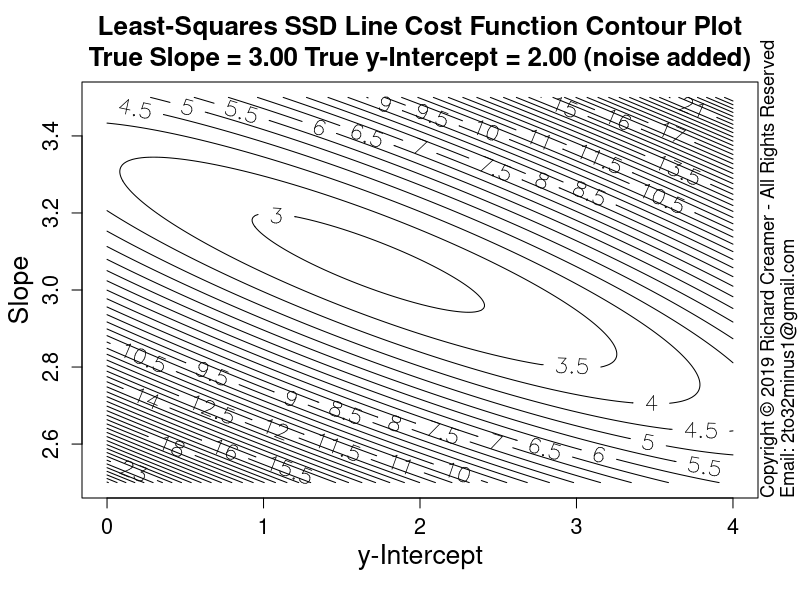

Recreate this plot in R.
##############################################################
### Copyright (c) Richard Creamer 2019 - All Rights Reserved
### Inquiries: email 2to32minus1@gmail.com
##############################################################

### Globals
fontScale = 1.2    # Global font size variable
lf        = 1.2    # Enlarge font of plot labels
verbose   = FALSE  # Verbose printing
lw        = 2      # Line width
xMargin   = 1      # X-axis margin for plots
yMargin   = 1      # Y-axis margin for plots
de        = 0.01   # Small constant for estimating derivatives numerically
smlPts    = 1      # Small  data point/circle
medPts    = 1.5    # Medium data point/circle
lrgPts    = 2.0    # Large  data point/circle

### Run this function to generate this plot
runFunc = function() {
	dw = 1000
	dh = 750	
	path = "D:/Code/R/LeastSquaresPlay/PlotsAndAssocCode/Plot72/"
	savePngVerbose( paste(path, "Plot72.png", sep=""), 
					plotLineFitErrorContours, w=dw, h=dw, un="px", plotLineFit=FALSE, plotCrossHairs=FALSE )
}

### Least-squares line fit cost function contour plot
plotLineFitErrorContours = function( plotCrossHairs=TRUE, plotLineFit=TRUE, plotErrorContour=TRUE, takeSquareRoot=FALSE, nLevels=50 ) {
	# Create fake data
	set.seed( 3 )
	trueB = 2
	trueM = 3
	coeff = c( trueB, trueM )
	x = seq( 0, 10, length=100 )
	y = evalPoly( x, coeff ) + rnorm( length(x), sd=2 )
	# Fit line so we know where center of bowl is located (best y-intercept & slope)
	lmFit = lm( y ~ x )
	fitB = lmFit$coefficients[1]
	fitM = lmFit$coefficients[2]
	# Draw line fit plot
	if ( plotLineFit ) {
		plot( x, y, main=sprintf( "Fit Line Using lm()\nTrue Slope = %.2f True y-Intercept = %.2f", trueM, trueB ),
			  xlab="", ylab="", cex=lrgPts, lwd=lw+1, cex.main=1.3*fontScale )
		abline( fitB, fitM, lwd=lw, col="blue" )
		
		e = compPolyFitError( x, y, lmFit$coefficients )
		addLegend( coeff, lmFit$coefficients, meanAbsErr=e$meanAbsError, meanSsdErr=e$meanSsdError )
		addAxisLabels()	
		grid()		
	}
	# Compute grid of cost function values for 'z' surface
	nc = 200
	nr = 200
	intercepts = seq( trueB - 2, trueB + 2, length.out=nc )
	slopes = seq( trueM - 0.5, trueM + 0.5, length.out=nr )
	z = getLineErrorGrid( meanLineSsdErr, slopes, intercepts, x, y )
	if ( plotErrorContour ) {
		# Create contour plot
		xLim = c( min(intercepts), max(intercepts) )
		yLim = c( min(slopes), max(slopes) )
		plotTitle = sprintf( "Least-Squares SSD Line Cost Function Contour Plot\nTrue Slope = %.2f True y-Intercept = %.2f (noise added)",
							 trueM, trueB)
		if ( takeSquareRoot )
			z = sqrt( z )
		contour( intercepts, slopes, t(z), main=plotTitle,
				 cex.axis=1.3, # Axis numeric label font scale factor
				 cex.main=1.3*fontScale, # Plot title font size
				 nlevels=nLevels,
				 labcex=1.4, # Contour line numeric labels,
				 xlab="", ylab="" )
		addAxisLabels( "y-Intercept", "Slope", cexVal=1.6 )		
		if ( plotCrossHairs ) {
			pl = gpl()
			lines( c(pl$xLim[1], pl$xLim[2]), c(trueM, trueM), col="blue", lwd=lw )
			lines( c(trueB, trueB), c(pl$yLim[1], pl$yLim[2]), col="blue", lwd=lw )
			lines( c(pl$xLim[1], pl$xLim[2]), c(fitM, fitM), col="red", lwd=lw )
			lines( c(fitB, fitB), c(pl$yLim[1], pl$yLim[2]), col="red", lwd=lw )
			legLine1 = "True Params (noise added)"
			legLine2 = "Fitted Params"
			legend( 0, 2.95, legend=c(legLine1,legLine2),col=c("blue","red"), lwd=lw, cex=fontScale )
		}
	}
}


### Line fit error function
meanLineSsdErr = function( x, y, slope, yInt ) {
	return( (1/length(x)) * sum( ( yInt + slope*x - y )^2 ) )
}

### Compute line fit cost function value over grid of slopes and intercepts
### errorFunc = the specific cost function
### Note: returned matrix may need to be transposed for some functions such as contour()
getLineErrorGrid = function( errorFunc, slopes, intercepts, x, y ) {
	nr = length( slopes )
	nc = length( intercepts )
	z = matrix( nrow=nr, ncol=nc )	
	for ( row in 1:nr ) {     # loop over y-coordinates (slopes)
		slope = slopes[row]
		for ( col in 1:nc ) { # loop over x-coordinates (y-intercepts)
			yInt = intercepts[col]
			z[row, col] = errorFunc( x, y, slope=slope, yInt=yInt )
		}
	}
	return( z )
}

### Compute f(x) for a polynomial and a vector of x-coordinates
evalPoly = function( x, coeff ) {
	if ( length( coeff ) < 1 ) return( c(0) )  	
	termSum = 0
	for ( i in 1:length(coeff) ) {
		termSum = termSum + coeff[i] * x^(i-1)
	}
	return( termSum )
}

# Compute errors, ABS and SSD, return tuple
compPolyFitError = function( x, y, coeff ) {
	predY = evalPoly( x, coeff )
	meanAbsError = (1/length(x)) * sum( abs(predY - y) )
	meanSsdError = (1/length(x)) * sum( (predY - y)^2 )
	return( list( meanAbsError=meanAbsError, meanSsdError=meanSsdError ) )
}

### Get Plot Limits : gpl()$xLim[1] --> left x-coord
gpl = function() {
	u = par( "usr" )
	return( list( xLim=u[1:2], yLim=u[3:4] ) )
}

### Convience method to add x/y axis labels
addAxisLabels = function( xLabel="x", yLabel="y", cexVal=1.3 ) {
	mtext( text=xLabel, side=1, line=2.5, cex=cexVal )
	mtext( text=yLabel, side=2, line=2.5, cex=cexVal )
}

### Save to PNG file, specify width and height
savePngVerbose = function( path, plotFunc, w=512, h=512, un="px", doCopyright=TRUE, ... ) {
	png( filename = path, type="cairo", units=un, width=w, height=h, pointsize=12, res=96 )
	plotFunc( ... )
	if ( doCopyright )
		addCopyright()
	dev.off()
}

### Add copyright notice to plot via text()
addCopyright = function() {
	mtext( "Copyright \uA9 2019 Richard Creamer - All Rights Reserved", side=4, line=0, adj=0, cex=1.1 )
	mtext( "Email: 2to32minus1@gmail.com", side=4, line=1, adj=0, cex=1.1 )
}

runFunc() 
